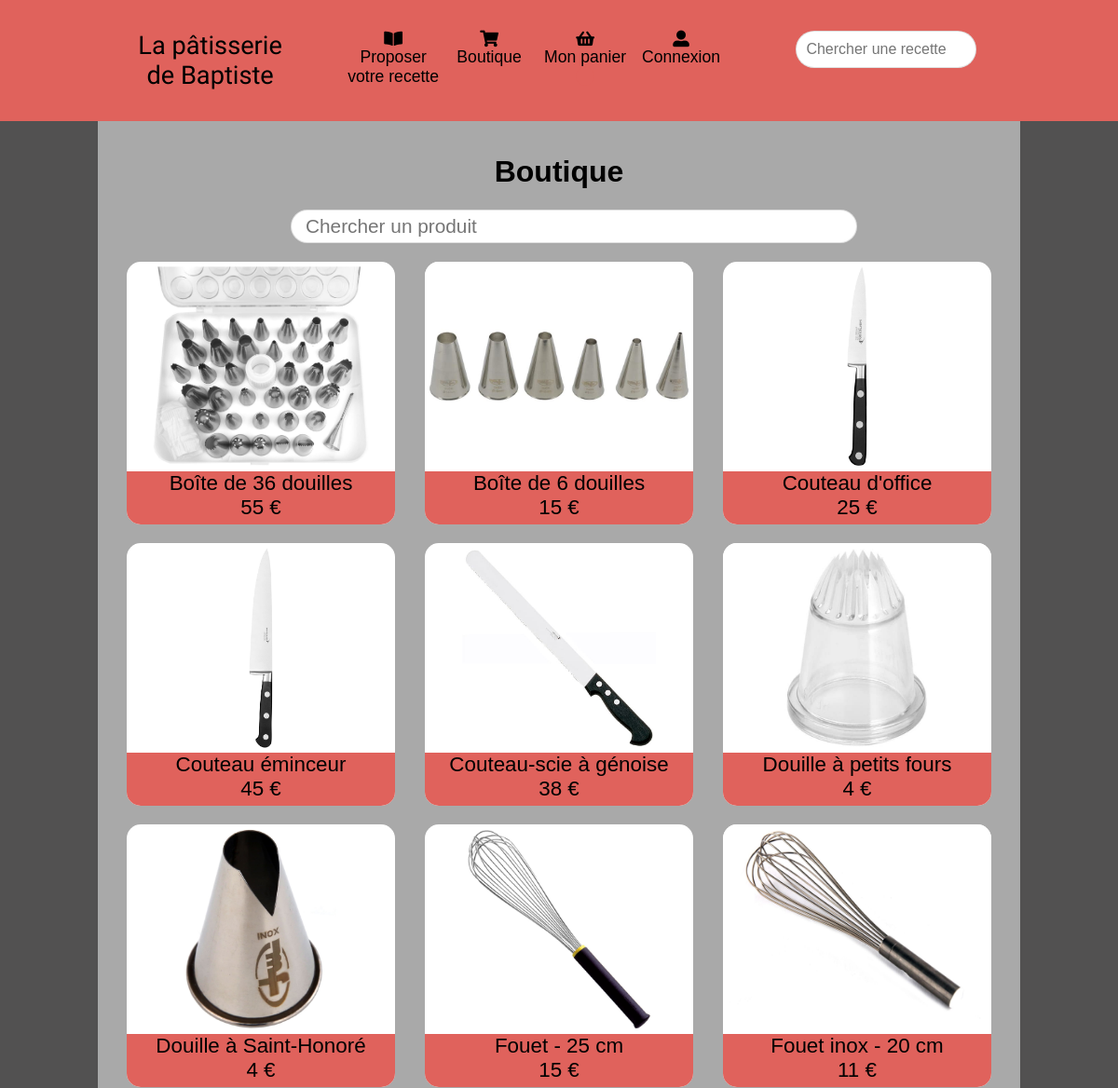
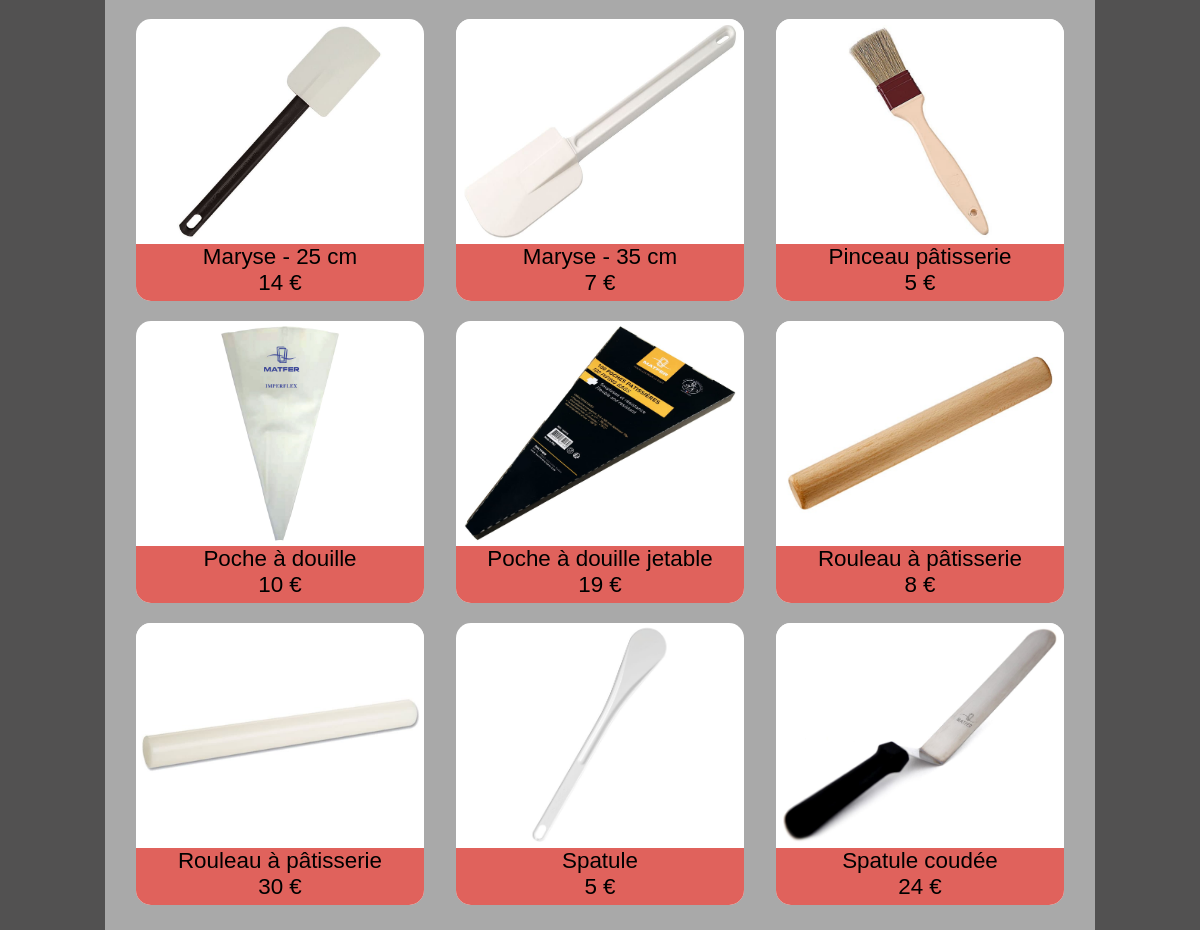
The page /shop.php on the database its author committed (2 pictures, top to bottom).
### tables this page shows
CREATE TABLE `products` (
  `id` int(11) NOT NULL,
  `name` varchar(255) NOT NULL,
  `price` int(11) NOT NULL,
  `image` varchar(255) NOT NULL,
  `validate` tinyint(1) NOT NULL
);

### shop.php (called while the page is built, shortened)
<?php
require_once('application/models/ProductModel.php');
$model = new productModel();
$products = $model->getProducts();
require_once('application/views/shop.phtml');

### application/models/SQLModel.php (called while the page is built)
<?php
    class SQLModel
    {
        public function getDatabase()
        {
            $pdo = new PDO('mysql:host=localhost;dbname=mes recettes;charset=utf8mb4; ','root','');
            return $pdo;
        }
    }
?>

### application/models/ProductModel.php (called while the page is built, shortened)
<?php
require('SQLModel.php');
class productModel
{
    protected $pdo;
    public function __construct()
    {
        $model = new SQLModel();
        $this->pdo = $model->getDatabase();
    }
    public function GetProducts()
    {
        $query = $this->pdo->query('SELECT * FROM products WHERE validate = true  ORDER BY  name ASC ');
        $products = $query->fetchAll(PDO::FETCH_ASSOC);
        return $products;
    }
}

### application/views/shop.phtml (the view)
<!DOCTYPE html>
<html lang="fr">
    <head>
        <?php include 'templates/head.phtml'; ?>
    </head>
    <body>
        <header>
            <?php  include 'templates/header.phtml'; ?>
        </header>
        <main>
            <h1>Boutique</h1>
            <form action="productSearch.php" method="get" class="research">
                <input id="research" type="text" name="research" placeholder="Chercher un produit"/>
            </form>
            <section class="shop_section">
                <?php foreach($products as $product): ?>
                    <div class="display_product">
                        <a href="product.php?id=<?= $product['id'] ?>" >
                            <img src="application/views/images/product/<?= htmlspecialchars($product['image']) ?>">
                            <p> <?= htmlspecialchars($product['name']) ?> </p>
                            <p> <?= htmlspecialchars($product['price']) ?> € </p>
                        </a>
                    </div>
                <?php endforeach; ?>
            </section>
        </main>
    </body>
</html>

### application/views/templates/head.phtml (shortened to what this page needs)
<link href="application/views/css/style.css" rel="stylesheet" />
<link rel="stylesheet" href="https://cdnjs.cloudflare.com/ajax/libs/font-awesome/5.15.1/css/all.min.css">

### application/views/templates/header.phtml (shortened to what this page needs)
<div class="header_div">
    <div class="header_left">
        <a href="index.php">La pâtisserie de Baptiste</a>
    </div>
    <div class="header_middle">
        <div class="add_recipe">
            <a href="addRecipe.php"><i class="fas fa-book-open"></i><span>Proposer votre recette</span></a>
        </div>
        <div class="shop">
            <a href="shop.php">
                <i class="fas fa-shopping-cart"></i><span>Boutique</span>
            </a>
        </div>
         <div class="header_basket">
            <a href="basket.php">
                <i class="fas fa-shopping-basket"></i>Mon panier
                <?php if(empty($_SESSION['basket'])): ?>
                    <span class="nb_items_hidden"></span>
                <?php else : ?>
                    <span class="nb_items">
                        <?= count($_SESSION['basket']); ?>
                    </span>
                <?php endif; ?>
            </a>
        </div>
        <div class="header_connect_disconnect">
            <?php if( isset($_SESSION['connected']) == true ) { ?>
                <a href="disconnect.php">
                    <i class="fas fa-user-alt"></i><span>Se déconnecter</span>
                </a>
            <?php } else { ?>
                <a href="login.php">
                    <i class="fas fa-user-alt"></i><span>Connexion</span>
                </a>
            <?php } ?>
        </div>
    </div>
    <div class="header_right">
        <form action="recipeSearch.php" method="get" class="header_research">
            <input id="header_research" type="text" name="header_research" placeholder="Chercher une recette "/>
        </form>
    </div>
</div>

### application/views/css/style.css (style rules this page uses)
body { background:#525151; margin:0; }
p { margin:0; }
main { width:80%; margin:auto; background:darkgray; padding: 15px; font-family:Calibri, sans-serif; }
h1 { text-align:center; }
section { min-height: 300px; }
header { background:#e0625c; height:100px; display:flex; padding:15px; }
a { text-decoration:none; color:black; }
.header_div { display:flex; width:80%; margin:auto; }
.header_left { text-align: center; width: 20%; font-size:1.7em; font-family: 'Yellowtail', cursive; }
.header_middle { text-align:center; width:55%; display:flex; justify-content:center; font-family:Calibri, sans-serif; }
.header_middle div { width:20%; }
.header_middle div a { display:flex; flex-direction:column; justify-content:center; font-size:1.1em; }
.header_right { width:25%; }
.header_research { margin:0 10px; text-align: center; }
#header_research { width:80%; border-radius:20px; font-size: 1em; }
.nb_items_hidden { color:red; font-weight:bold; background:#e0625c; border-radius:50%; width:20px; height:20px; margin:auto; line-height: 1.1em; }
.index_section, .shop_section { display:flex; flex-wrap:wrap; justify-content:space-around; }
.index_section div,.shop_section div, form div { display: flex; width: 30%; flex-direction: column; margin:10px; border-radius:20px; }
.index_section div a, .shop_section div a { transition:transform 0.5s; }
.display_recipe img, .display_product img { height:225px; margin:auto; display: block; border-radius: 15px 15px 0 0; }
.display_product img { max-width:100%; }
form input { font-size: 0.8em; padding: 10px; border-radius: 10px; border: solid 1px #80808040; }
.research { width: 60%; margin: 10px auto; padding:0; }
#research { width: 100%; border-radius: 20px; font-size: 1.3em; padding:5px 15px; }
.display_product a { background:white; border-radius: 15px }
.display_product p { text-align:center; font-size:1.4em; background-color: #e0625c; }
.display_product a p:nth-child(3) { border-radius: 0 0 15px 15px; padding-bottom: 5px; }
.display_recipe a, .display_product a { margin:auto; width:100%; }

### rows shown on the page
products: image (picture), name "Boîte de 36 douilles", price "55"
products: image (picture), name "Boîte de 6 douilles", price "15"
products: image (picture), name "Couteau d'office", price "25"
products: image (picture), name "Couteau éminceur", price "45"
products: image (picture), name "Couteau-scie à génoise", price "38"
products: image (picture), name "Douille à petits fours", price "4"
products: image (picture), name "Douille à Saint-Honoré", price "4"
products: image (picture), name "Fouet - 25 cm", price "15"
products: image (picture), name "Fouet inox - 20 cm", price "11"
products: image (picture), name "Maryse - 25 cm", price "14"
products: image (picture), name "Maryse - 35 cm", price "7"
products: image (picture), name "Pinceau pâtisserie", price "5"
products: image (picture), name "Poche à douille", price "10"
products: image (picture), name "Poche à douille jetable", price "19"
products: image (picture), name "Rouleau à pâtisserie", price "8"
products: image (picture), name "Rouleau à pâtisserie", price "30"
products: image (picture), name "Spatule", price "5"
products: image (picture), name "Spatule coudée", price "24"
